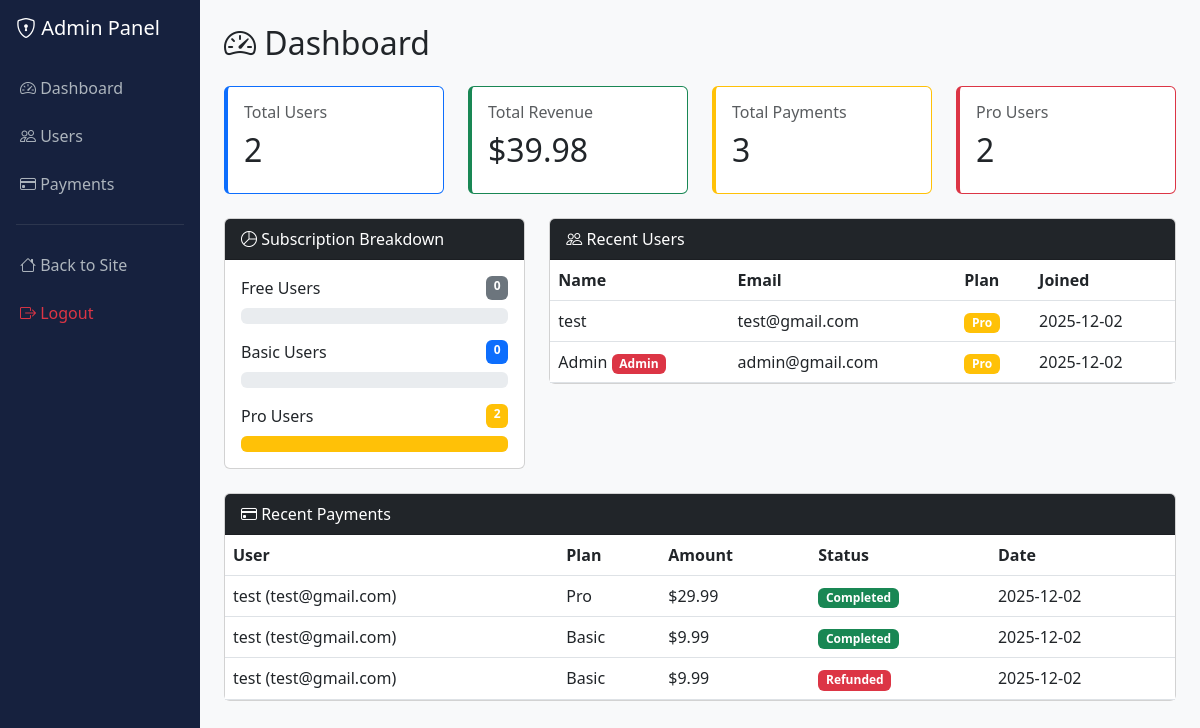
The page /admin (signed in) on the database its author committed.
### tables this page shows
CREATE TABLE users (
            id INTEGER PRIMARY KEY,
            name VARCHAR(100) NOT NULL,
            email VARCHAR(100) UNIQUE NOT NULL,
            password BLOB NOT NULL,
            is_admin INTEGER DEFAULT 0,
            subscription_plan VARCHAR(20) DEFAULT 'free',
            subscription_expires TIMESTAMP,
            created_at TIMESTAMP DEFAULT CURRENT_TIMESTAMP
        );

CREATE TABLE payments (
            id INTEGER PRIMARY KEY,
            user_id INTEGER,
            amount REAL NOT NULL,
            plan VARCHAR(20) NOT NULL,
            status VARCHAR(20) DEFAULT 'pending',
            payment_method VARCHAR(50),
            transaction_id VARCHAR(100),
            created_at TIMESTAMP DEFAULT CURRENT_TIMESTAMP,
            FOREIGN KEY (user_id) REFERENCES users (id)
        );

### app.py (the view)
@app.route('/admin')
@admin_required
def admin_dashboard():
    conn = get_db()
    total_users = conn.execute('SELECT COUNT(*) FROM users').fetchone()[0]
    total_payments = conn.execute('SELECT COUNT(*) FROM payments').fetchone()[0]
    total_revenue = conn.execute('SELECT COALESCE(SUM(amount), 0) FROM payments WHERE status = "completed"').fetchone()[0]
    free_users = conn.execute('SELECT COUNT(*) FROM users WHERE subscription_plan = "free" OR subscription_plan IS NULL').fetchone()[0]
    basic_users = conn.execute('SELECT COUNT(*) FROM users WHERE subscription_plan = "basic"').fetchone()[0]
    pro_users = conn.execute('SELECT COUNT(*) FROM users WHERE subscription_plan = "pro"').fetchone()[0]
    recent_users = conn.execute('SELECT * FROM users ORDER BY created_at DESC LIMIT 10').fetchall()
    recent_payments = conn.execute('''
        SELECT p.*, u.name, u.email
        FROM payments p
        JOIN users u ON p.user_id = u.id
        ORDER BY p.created_at DESC LIMIT 10
    ''').fetchall()
    conn.close()
    return render_template('admin/dashboard.html',
        total_users=total_users,
        total_payments=total_payments,
        total_revenue=total_revenue,
        free_users=free_users,
        basic_users=basic_users,
        pro_users=pro_users,
        recent_users=recent_users,
        recent_payments=recent_payments
    )

### app.py (called while the page is built)
def admin_required(f):
    from functools import wraps
    @wraps(f)
    def decorated_function(*args, **kwargs):
        if not session.get('user_id'):
            return redirect(url_for('login'))
        conn = get_db()
        user = conn.execute('SELECT is_admin FROM users WHERE id = ?', (session['user_id'],)).fetchone()
        conn.close()
        if not user or not user['is_admin']:
            flash('Admin access required.', 'error')
            return redirect(url_for('index'))
        return f(*args, **kwargs)
    return decorated_function

def get_db():
    conn = sqlite3.connect(DATABASE)
    conn.row_factory = sqlite3.Row
    return conn

### templates/admin/dashboard.html (shortened to what this page needs)
{% extends 'admin/base.html' %}
{% block content %}
<h2 class="mb-4"><i class="bi bi-speedometer2"></i> Dashboard</h2>
<div class="row mb-4">
    <div class="col-md-3">
        <div class="card stat-card primary">
            <div class="card-body">
                <h6 class="text-muted">Total Users</h6>
                <h2>{{ total_users }}</h2>
            </div>
        </div>
    </div>
    <div class="col-md-3">
        <div class="card stat-card success">
            <div class="card-body">
                <h6 class="text-muted">Total Revenue</h6>
                <h2>${{ "%.2f"|format(total_revenue) }}</h2>
            </div>
        </div>
    </div>
    <div class="col-md-3">
        <div class="card stat-card warning">
            <div class="card-body">
                <h6 class="text-muted">Total Payments</h6>
                <h2>{{ total_payments }}</h2>
            </div>
        </div>
    </div>
    <div class="col-md-3">
        <div class="card stat-card danger">
            <div class="card-body">
                <h6 class="text-muted">Pro Users</h6>
                <h2>{{ pro_users }}</h2>
            </div>
        </div>
    </div>
</div>
<div class="row mb-4">
    <div class="col-md-4">
        <div class="card">
            <div class="card-header bg-dark text-white">
                <i class="bi bi-pie-chart"></i> Subscription Breakdown
            </div>
            <div class="card-body">
                <div class="d-flex justify-content-between mb-2">
                    <span>Free Users</span>
                    <span class="badge bg-secondary">{{ free_users }}</span>
                </div>
                <div class="progress mb-3">
                </div>
                <div class="d-flex justify-content-between mb-2">
                    <span>Basic Users</span>
                    <span class="badge bg-primary">{{ basic_users }}</span>
                </div>
                <div class="progress mb-3">
                </div>
                <div class="d-flex justify-content-between mb-2">
                    <span>Pro Users</span>
                    <span class="badge bg-warning">{{ pro_users }}</span>
                </div>
                <div class="progress">
                    <div class="progress-bar bg-warning" style="width: {{ (pro_users / total_users * 100) if total_users > 0 else 0 }}%"></div>
                </div>
            </div>
        </div>
    </div>
    <div class="col-md-8">
        <div class="card">
            <div class="card-header bg-dark text-white">
                <i class="bi bi-people"></i> Recent Users
            </div>
            <div class="card-body p-0">
                <table class="table table-hover mb-0">
                    <thead>
                        <tr>
                            <th>Name</th>
                            <th>Email</th>
                            <th>Plan</th>
                            <th>Joined</th>
                        </tr>
                    </thead>
                    <tbody>
                        {% for user in recent_users %}
                        <tr>
                            <td>{{ user['name'] }} {% if user['is_admin'] %}<span class="badge bg-danger">Admin</span>{% endif %}</td>
                            <td>{{ user['email'] }}</td>
                            <td>
                                <span class="badge bg-{{ 'warning' if user['subscription_plan'] == 'pro' else 'primary' if user['subscription_plan'] == 'basic' else 'secondary' }}">
                                    {{ (user['subscription_plan'] or 'free')|title }}
                                </span>
                            </td>
                            <td>{{ user['created_at'][:10] if user['created_at'] else '-' }}</td>
                        </tr>
                        {% endfor %}
                    </tbody>
                </table>
            </div>
        </div>
    </div>
</div>
<div class="card">
    <div class="card-header bg-dark text-white">
        <i class="bi bi-credit-card"></i> Recent Payments
    </div>
    <div class="card-body p-0">
        <table class="table table-hover mb-0">
            <thead>
                <tr>
                    <th>User</th>
                    <th>Plan</th>
                    <th>Amount</th>
                    <th>Status</th>
                    <th>Date</th>
                </tr>
            </thead>
            <tbody>
                {% if recent_payments %}
                    {% for payment in recent_payments %}
                    <tr>
                        <td>{{ payment['name'] }} ({{ payment['email'] }})</td>
                        <td>{{ payment['plan']|title }}</td>
                        <td>${{ "%.2f"|format(payment['amount']) }}</td>
                        <td>
                            <span class="badge bg-{{ 'success' if payment['status'] == 'completed' else 'warning' if payment['status'] == 'pending' else 'danger' }}">
                                {{ payment['status']|title }}
                            </span>
                        </td>
                        <td>{{ payment['created_at'][:10] if payment['created_at'] else '-' }}</td>
                    </tr>
                    {% endfor %}
                {% else %}
                    <tr><td colspan="5" class="text-center text-muted py-3">No payments yet</td></tr>
                {% endif %}
            </tbody>
        </table>
    </div>
</div>
{% endblock %}

### templates/admin/base.html (style rules this page uses)
body { background: #1a1a2e; min-height: 100vh; }
.stat-card { border-left: 4px solid; }
.stat-card.primary { border-color: #0d6efd; }
.stat-card.success { border-color: #198754; }
.stat-card.warning { border-color: #ffc107; }
.stat-card.danger { border-color: #dc3545; }

### rows shown on the page
users: name "test", email "test@gmail.com", subscription_plan "Pro", created_at "2025-12-02"
users: name "Admin", is_admin "Admin", email "admin@gmail.com", subscription_plan "Pro", created_at "2025-12-02"
payments: name "test", email "test@gmail.com", plan "Pro", amount "29.99", status "Completed", created_at "2025-12-02"
payments: name "test", email "test@gmail.com", plan "Basic", amount "9.99", status "Completed", created_at "2025-12-02"
payments: name "test", email "test@gmail.com", plan "Basic", amount "9.99", status "Refunded", created_at "2025-12-02"

### other values the page prints
{{ total_users }} "2"
{{ "%.2f"|format(total_revenue) }} "39.98"
{{ total_payments }} "3"
{{ pro_users }} "2"
{{ free_users }} "0"
{{ basic_users }} "0"
